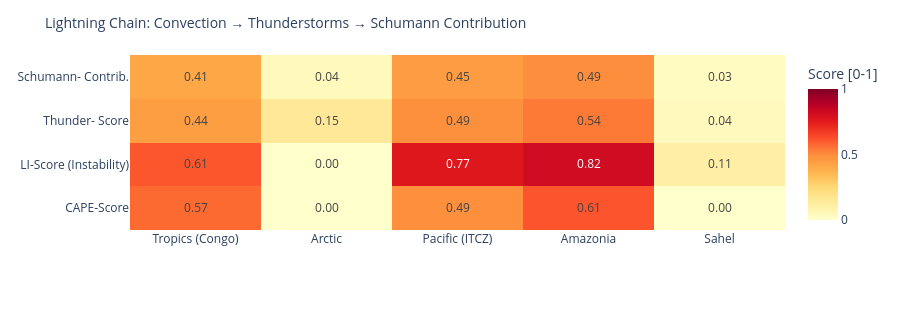

Notebook code cell kept with this figure:
### Code cell
# ============================================================
# LIGHTNING CHAIN: Convection → Thunderstorms → Schumann
# Shows the causal chain per measurement point as heatmap
# ============================================================

def cape_score(v):
    """CAPE → normalized score [0,1]"""
    if v is None or pd.isna(v): return 0.0
    return min(1.0, float(v) / 3000)

def li_score(v):
    """Lifted Index: negative = unstable → score [0,1]"""
    if v is None or pd.isna(v): return 0.3
    return min(1.0, max(0.0, (-float(v) + 6) / 12))

def cloud_score(v):
    if v is None or pd.isna(v): return 0.3
    return float(v) / 100

def thunder_score(row):
    """Kombinierter Gewitterwahrscheinlichkeits-Score
    CAPE + LI + Bedeckung + WMO-Gewitter + konvektiver Niederschlag (showers)
    Hinweis: X-Ray und Kp sind kein Bestandteil – nur geomagn./solarer Kontext.
    """
    cs = cape_score(row.get('cape'))
    ls = li_score(row.get('li'))
    cl = cloud_score(row.get('cloud'))
    t  = 1.0 if row.get('thunderstorm') else 0.0
    # Convective precipitation (showers) as additional indicator
    sh = min(1.0, (row.get('showers') or 0) / 5.0)
    return round(cs * 0.30 + ls * 0.25 + cl * 0.15 + t * 0.20 + sh * 0.10, 3)

def schumann_contribution(t_score, lat):
    """Schumann contribution: higher in tropics (±30°), scaled by thunderstorm score"""
    lat_weight = max(0.3, 1.0 - abs(lat) / 60)
    return round(t_score * lat_weight, 3)

df_atm['cape_score']   = df_atm.apply(lambda r: cape_score(r['cape']), axis=1)
df_atm['li_score']     = df_atm.apply(lambda r: li_score(r['li']),    axis=1)
df_atm['thunder_score']= df_atm.apply(lambda r: thunder_score(r.to_dict()), axis=1)
df_atm['schumann_contribution'] = df_atm.apply(
    lambda r: schumann_contribution(r['thunder_score'], r['lat']), axis=1)

metrics = ['cape_score', 'li_score', 'thunder_score', 'schumann_contribution']
labels  = ['CAPE-Score', 'LI-Score\n(Instability)', 'Thunder-\nScore', 'Schumann-\nContrib.']
z_data  = [df_atm[m].tolist() for m in metrics]

fig = go.Figure(go.Heatmap(
    z=z_data,
    x=df_atm['point'].tolist(),
    y=labels,
    colorscale='YlOrRd',
    zmin=0, zmax=1,
    text=[[f'{v:.2f}' for v in row] for row in z_data],
    texttemplate='%{text}', textfont=dict(size=12),
    colorbar=dict(title='Score [0-1]')
))
fig.update_layout(
    title=dict(text='Lightning Chain: Convection → Thunderstorms → Schumann Contribution', font=dict(size=14)),
    height=310,
    plot_bgcolor='rgba(0,0,0,0)', paper_bgcolor='rgba(0,0,0,0)',
    margin=dict(l=130, r=80, t=55, b=80)
)
fig.show()

### Figure 1 — Plotly figure (JSON) as saved in the notebook; plotly's stock layout.template omitted (floating-point values rounded to 4 significant figures)
{"data": [{"colorbar": {"title": {"text": "Score [0-1]"}}, "colorscale": [[0.0, "rgb(255,255,204)"], [0.125, "rgb(255,237,160)"], [0.25, "rgb(254,217,118)"], [0.375, "rgb(254,178,76)"], [0.5, "rgb(253,141,60)"], [0.625, "rgb(252,78,42)"], [0.75, "rgb(227,26,28)"], [0.875, "rgb(189,0,38)"], [1.0, "rgb(128,0,38)"]], "text": [["0.57", "0.00", "0.49", "0.61", "0.00"], ["0.61", "0.00", "0.77", "0.82", "0.11"], ["0.44", "0.15", "0.49", "0.54", "0.04"], ["0.41", "0.04", "0.45", "0.49", "0.03"]], "textfont": {"size": 12}, "texttemplate": "%{text}", "type": "heatmap", "x": ["Tropics (Congo)", "Arctic", "Pacific (ITCZ)", "Amazonia", "Sahel"], "y": ["CAPE-Score", "LI-Score\n(Instability)", "Thunder-\nScore", "Schumann-\nContrib."], "z": [[0.57, 0.0, 0.4933, 0.6133, 0.0], [0.6083, 0.0, 0.7667, 0.8167, 0.1083], [0.443, 0.15, 0.49, 0.54, 0.039], [0.413, 0.045, 0.449, 0.495, 0.031]], "zmax": 1, "zmin": 0}], "layout": {"height": 310, "margin": {"b": 80, "l": 130, "r": 80, "t": 55}, "paper_bgcolor": "rgba(0,0,0,0)", "plot_bgcolor": "rgba(0,0,0,0)", "title": {"font": {"size": 14}, "text": "Lightning Chain: Convection → Thunderstorms → Schumann Contribution"}}}
